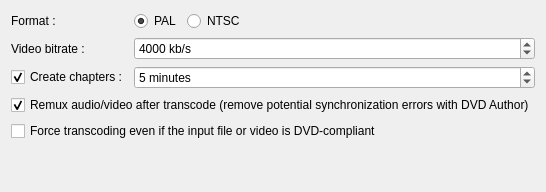
     <widget class="QWidget" name="tabDvd">
      <attribute name="title">
       <string>DVD</string>
      </attribute>
      <layout class="QGridLayout" name="layoutDvdOutput">
       <item row="2" column="0">
        <widget class="QCheckBox" name="checkCreateChapters">
         <property name="text">
          <string>Create chapters :</string>
         </property>
         <property name="checked">
          <bool>true</bool>
         </property>
        </widget>
       </item>
       <item row="1" column="0">
        <widget class="QLabel" name="labelDvdBitrate">
         <property name="sizePolicy">
          <sizepolicy hsizetype="Minimum" vsizetype="Preferred">
           <horstretch>0</horstretch>
           <verstretch>0</verstretch>
          </sizepolicy>
         </property>
         <property name="text">
          <string>Video bitrate :</string>
         </property>
        </widget>
       </item>
       <item row="0" column="1">
        <widget class="QRadioButton" name="radioPal">
         <property name="text">
          <string>PAL</string>
         </property>
         <property name="checked">
          <bool>true</bool>
         </property>
        </widget>
       </item>
       <item row="0" column="2">
        <widget class="QRadioButton" name="radioNtsc">
         <property name="text">
          <string>NTSC</string>
         </property>
        </widget>
       </item>
       <item row="0" column="0">
        <widget class="QLabel" name="labelFormat">
         <property name="text">
          <string>Format :</string>
         </property>
        </widget>
       </item>
       <item row="2" column="1" colspan="3">
        <widget class="QSpinBox" name="spinChapterMinutes">
         <property name="suffix">
          <string> minutes</string>
         </property>
         <property name="minimum">
          <number>1</number>
         </property>
         <property name="maximum">
          <number>999</number>
         </property>
         <property name="value">
          <number>5</number>
         </property>
        </widget>
       </item>
       <item row="1" column="1" colspan="3">
        <widget class="QSpinBox" name="spinDvdBitrate">
         <property name="sizePolicy">
          <sizepolicy hsizetype="MinimumExpanding" vsizetype="Fixed">
           <horstretch>0</horstretch>
           <verstretch>0</verstretch>
          </sizepolicy>
         </property>
         <property name="suffix">
          <string> kb/s</string>
         </property>
         <property name="minimum">
          <number>500</number>
         </property>
         <property name="maximum">
          <number>10000</number>
         </property>
         <property name="singleStep">
          <number>100</number>
         </property>
         <property name="value">
          <number>4000</number>
         </property>
        </widget>
       </item>
       <item row="0" column="3">
        <spacer name="horizontalSpacer">
         <property name="orientation">
          <enum>Qt::Horizontal</enum>
         </property>
         <property name="sizeHint" stdset="0">
          <size>
           <width>40</width>
           <height>20</height>
          </size>
         </property>
        </spacer>
       </item>
       <item row="3" column="0" colspan="4">
        <widget class="QCheckBox" name="checkDvdRemuxAfterTranscode">
         <property name="text">
          <string>Remux audio/video after transcode (remove potential synchronization errors with DVD Author)</string>
         </property>
         <property name="checked">
          <bool>true</bool>
         </property>
        </widget>
       </item>
       <item row="4" column="0" colspan="4">
        <widget class="QCheckBox" name="checkForceDvdTranscode">
         <property name="text">
          <string>Force transcoding even if the input file or video is DVD-compliant</string>
         </property>
        </widget>
       </item>
       <item row="5" column="2">
        <spacer name="spacerDvd">
         <property name="orientation">
          <enum>Qt::Vertical</enum>
         </property>
         <property name="sizeHint" stdset="0">
          <size>
           <width>20</width>
           <height>40</height>
          </size>
         </property>
        </spacer>
       </item>
      </layout>
     </widget>
